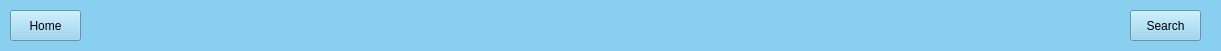
  <widget class="QWidget" name="searchWidget" native="true">
   <property name="geometry">
    <rect>
     <x>10</x>
     <y>10</y>
     <width>1221</width>
     <height>51</height>
    </rect>
   </property>
   <property name="palette">
    <palette>
     <active>
      <colorrole role="Button">
       <brush brushstyle="SolidPattern">
        <color alpha="255">
         <red>137</red>
         <green>207</green>
         <blue>240</blue>
        </color>
       </brush>
      </colorrole>
      <colorrole role="BrightText">
       <brush brushstyle="SolidPattern">
        <color alpha="255">
         <red>0</red>
         <green>0</green>
         <blue>0</blue>
        </color>
       </brush>
      </colorrole>
      <colorrole role="Base">
       <brush brushstyle="SolidPattern">
        <color alpha="255">
         <red>137</red>
         <green>207</green>
         <blue>240</blue>
        </color>
       </brush>
      </colorrole>
      <colorrole role="Window">
       <brush brushstyle="SolidPattern">
        <color alpha="255">
         <red>137</red>
         <green>207</green>
         <blue>240</blue>
        </color>
       </brush>
      </colorrole>
     </active>
     <inactive>
      <colorrole role="Button">
       <brush brushstyle="SolidPattern">
        <color alpha="255">
         <red>137</red>
         <green>207</green>
         <blue>240</blue>
        </color>
       </brush>
      </colorrole>
      <colorrole role="BrightText">
       <brush brushstyle="SolidPattern">
        <color alpha="255">
         <red>255</red>
         <green>51</green>
         <blue>51</blue>
        </color>
       </brush>
      </colorrole>
      <colorrole role="Base">
       <brush brushstyle="SolidPattern">
        <color alpha="255">
         <red>137</red>
         <green>207</green>
         <blue>240</blue>
        </color>
       </brush>
      </colorrole>
      <colorrole role="Window">
       <brush brushstyle="SolidPattern">
        <color alpha="255">
         <red>137</red>
         <green>207</green>
         <blue>240</blue>
        </color>
       </brush>
      </colorrole>
     </inactive>
     <disabled>
      <colorrole role="Button">
       <brush brushstyle="SolidPattern">
        <color alpha="255">
         <red>137</red>
         <green>207</green>
         <blue>240</blue>
        </color>
       </brush>
      </colorrole>
      <colorrole role="BrightText">
       <brush brushstyle="SolidPattern">
        <color alpha="255">
         <red>0</red>
         <green>0</green>
         <blue>0</blue>
        </color>
       </brush>
      </colorrole>
      <colorrole role="Base">
       <brush brushstyle="SolidPattern">
        <color alpha="255">
         <red>137</red>
         <green>207</green>
         <blue>240</blue>
        </color>
       </brush>
      </colorrole>
      <colorrole role="Window">
       <brush brushstyle="SolidPattern">
        <color alpha="255">
         <red>137</red>
         <green>207</green>
         <blue>240</blue>
        </color>
       </brush>
      </colorrole>
     </disabled>
    </palette>
   </property>
   <property name="autoFillBackground">
    <bool>false</bool>
   </property>
   <property name="styleSheet">
    <string notr="true">background-color: rgb(137, 207, 240);</string>
   </property>
   <widget class="QPushButton" name="searchButton">
    <property name="geometry">
     <rect>
      <x>1130</x>
      <y>10</y>
      <width>71</width>
      <height>31</height>
     </rect>
    </property>
    <property name="palette">
     <palette>
      <active>
       <colorrole role="Button">
        <brush brushstyle="SolidPattern">
         <color alpha="255">
          <red>137</red>
          <green>207</green>
          <blue>240</blue>
         </color>
        </brush>
       </colorrole>
       <colorrole role="BrightText">
        <brush brushstyle="SolidPattern">
         <color alpha="255">
          <red>0</red>
          <green>0</green>
          <blue>0</blue>
         </color>
        </brush>
       </colorrole>
       <colorrole role="Base">
        <brush brushstyle="SolidPattern">
         <color alpha="255">
          <red>137</red>
          <green>207</green>
          <blue>240</blue>
         </color>
        </brush>
       </colorrole>
       <colorrole role="Window">
        <brush brushstyle="SolidPattern">
         <color alpha="255">
          <red>137</red>
          <green>207</green>
          <blue>240</blue>
         </color>
        </brush>
       </colorrole>
      </active>
      <inactive>
       <colorrole role="Button">
        <brush brushstyle="SolidPattern">
         <color alpha="255">
          <red>137</red>
          <green>207</green>
          <blue>240</blue>
         </color>
        </brush>
       </colorrole>
       <colorrole role="BrightText">
        <brush brushstyle="SolidPattern">
         <color alpha="255">
          <red>255</red>
          <green>51</green>
          <blue>51</blue>
         </color>
        </brush>
       </colorrole>
       <colorrole role="Base">
        <brush brushstyle="SolidPattern">
         <color alpha="255">
          <red>137</red>
          <green>207</green>
          <blue>240</blue>
         </color>
        </brush>
       </colorrole>
       <colorrole role="Window">
        <brush brushstyle="SolidPattern">
         <color alpha="255">
          <red>137</red>
          <green>207</green>
          <blue>240</blue>
         </color>
        </brush>
       </colorrole>
      </inactive>
      <disabled>
       <colorrole role="Button">
        <brush brushstyle="SolidPattern">
         <color alpha="255">
          <red>137</red>
          <green>207</green>
          <blue>240</blue>
         </color>
        </brush>
       </colorrole>
       <colorrole role="BrightText">
        <brush brushstyle="SolidPattern">
         <color alpha="255">
          <red>0</red>
          <green>0</green>
          <blue>0</blue>
         </color>
        </brush>
       </colorrole>
       <colorrole role="Base">
        <brush brushstyle="SolidPattern">
         <color alpha="255">
          <red>137</red>
          <green>207</green>
          <blue>240</blue>
         </color>
        </brush>
       </colorrole>
       <colorrole role="Window">
        <brush brushstyle="SolidPattern">
         <color alpha="255">
          <red>137</red>
          <green>207</green>
          <blue>240</blue>
         </color>
        </brush>
       </colorrole>
      </disabled>
     </palette>
    </property>
    <property name="autoFillBackground">
     <bool>false</bool>
    </property>
    <property name="styleSheet">
     <string notr="true">background-color: rgb(137, 207, 240);</string>
    </property>
    <property name="text">
     <string>Search</string>
    </property>
    <property name="autoDefault">
     <bool>false</bool>
    </property>
    <property name="default">
     <bool>false</bool>
    </property>
    <property name="flat">
     <bool>false</bool>
    </property>
   </widget>
   <widget class="QWidget" name="searchWidgetMain" native="true">
    <property name="geometry">
     <rect>
      <x>290</x>
      <y>0</y>
      <width>631</width>
      <height>41</height>
     </rect>
    </property>
   </widget>
   <widget class="QPushButton" name="homeButton_road">
    <property name="geometry">
     <rect>
      <x>10</x>
      <y>10</y>
      <width>71</width>
      <height>31</height>
     </rect>
    </property>
    <property name="palette">
     <palette>
      <active>
       <colorrole role="Button">
        <brush brushstyle="SolidPattern">
         <color alpha="255">
          <red>137</red>
          <green>207</green>
          <blue>240</blue>
         </color>
        </brush>
       </colorrole>
       <colorrole role="Base">
        <brush brushstyle="SolidPattern">
         <color alpha="255">
          <red>137</red>
          <green>207</green>
          <blue>240</blue>
         </color>
        </brush>
       </colorrole>
       <colorrole role="Window">
        <brush brushstyle="SolidPattern">
         <color alpha="255">
          <red>137</red>
          <green>207</green>
          <blue>240</blue>
         </color>
        </brush>
       </colorrole>
      </active>
      <inactive>
       <colorrole role="Button">
        <brush brushstyle="SolidPattern">
         <color alpha="255">
          <red>137</red>
          <green>207</green>
          <blue>240</blue>
         </color>
        </brush>
       </colorrole>
       <colorrole role="Base">
        <brush brushstyle="SolidPattern">
         <color alpha="255">
          <red>137</red>
          <green>207</green>
          <blue>240</blue>
         </color>
        </brush>
       </colorrole>
       <colorrole role="Window">
        <brush brushstyle="SolidPattern">
         <color alpha="255">
          <red>137</red>
          <green>207</green>
          <blue>240</blue>
         </color>
        </brush>
       </colorrole>
      </inactive>
      <disabled>
       <colorrole role="Button">
        <brush brushstyle="SolidPattern">
         <color alpha="255">
          <red>137</red>
          <green>207</green>
          <blue>240</blue>
         </color>
        </brush>
       </colorrole>
       <colorrole role="Base">
        <brush brushstyle="SolidPattern">
         <color alpha="255">
          <red>137</red>
          <green>207</green>
          <blue>240</blue>
         </color>
        </brush>
       </colorrole>
       <colorrole role="Window">
        <brush brushstyle="SolidPattern">
         <color alpha="255">
          <red>137</red>
          <green>207</green>
          <blue>240</blue>
         </color>
        </brush>
       </colorrole>
      </disabled>
     </palette>
    </property>
    <property name="autoFillBackground">
     <bool>false</bool>
    </property>
    <property name="styleSheet">
     <string notr="true">background-color: rgb(137, 207, 240);</string>
    </property>
    <property name="text">
     <string>Home</string>
    </property>
    <property name="autoDefault">
     <bool>false</bool>
    </property>
    <property name="default">
     <bool>false</bool>
    </property>
    <property name="flat">
     <bool>false</bool>
    </property>
   </widget>
  </widget>
